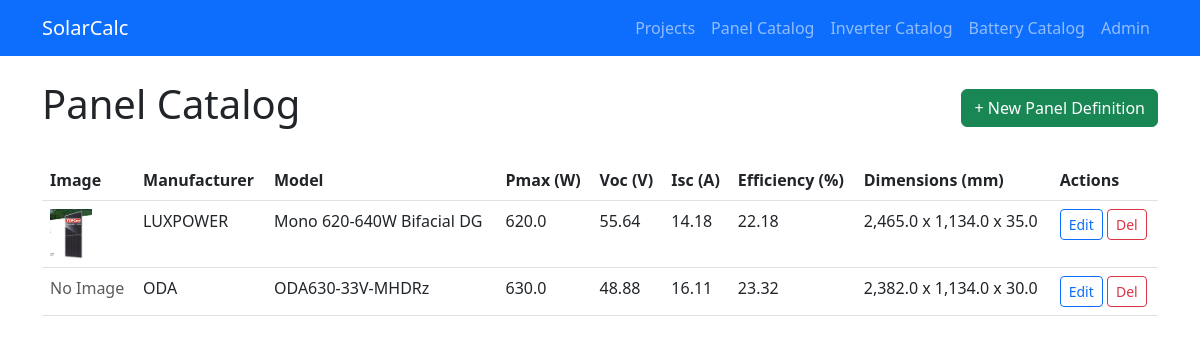
The page /panels/ on the database its author committed.
### design/models.py (models this page shows, shortened)
class Panel(models.Model):
    manufacturer = models.CharField(max_length=100)
    model_name = models.CharField(max_length=100)
    image = models.ImageField(upload_to='panels/', null=True, blank=True)
    pmax = models.FloatField(help_text="Maximum Power (Pmax) in Watts", default=0.0)
    voc = models.FloatField(help_text="Open Circuit Voltage (Voc) in Volts", default=0.0)
    isc = models.FloatField(help_text="Short Circuit Current (Isc) in Amps", default=0.0)
    vmpp = models.FloatField(help_text="Voltage at Maximum Power (Vmpp) in Volts", default=0.0)
    impp = models.FloatField(help_text="Current at Maximum Power (Impp) in Amps", default=0.0)
    efficiency = models.FloatField(help_text="Module Efficiency (%)", default=0.0)
    temp_coeff_voc = models.FloatField(help_text="Temp. Coeff of Voc (%/°C)", default=-0.3, null=True, blank=True)
    temp_coeff_pmax = models.FloatField(help_text="Temp. Coeff of Pmax (%/°C)", default=-0.4, null=True, blank=True)
    length_mm = models.FloatField(help_text="Length in mm", default=0.0)
    width_mm = models.FloatField(help_text="Width in mm", default=0.0)
    thickness_mm = models.FloatField(help_text="Thickness/Depth in mm", null=True, blank=True)
    weight_kg = models.FloatField(help_text="Weight in kg", null=True, blank=True)
    created_at = models.DateTimeField(auto_now_add=True)

### design/views.py (the view)
# urls.py: path('panels/', views.PanelListView.as_view(), name='panel_list'),
class PanelListView(ListView):
    model = Panel
    template_name = 'design/panel_list.html'
    context_object_name = 'panels'

### design/templates/design/panel_list.html
{% extends 'design/base.html' %}
{% block content %}
<div class="d-flex justify-content-between align-items-center mb-4">
    <h1>Panel Catalog</h1>
    <a href="{% url 'panel_create' %}" class="btn btn-success">+ New Panel Definition</a>
</div>
<div class="table-responsive">
    <table class="table table-hover">
        <thead>
            <tr>
                <th>Image</th>
                <th>Manufacturer</th>
                <th>Model</th>
                <th>Pmax (W)</th>
                <th>Voc (V)</th>
                <th>Isc (A)</th>
                <th>Efficiency (%)</th>
                <th>Dimensions (mm)</th>
                <th>Actions</th>
            </tr>
        </thead>
        <tbody>
            {% for panel in panels %}
            <tr>
                <td>
                    {% if panel.image %}
                        <img src="{{ panel.image.url }}" alt="{{ panel.model_name }}" style="height: 50px; width: auto;">
                    {% else %}
                        <span class="text-muted">No Image</span>
                    {% endif %}
                </td>
                <td>{{ panel.manufacturer }}</td>
                <td>{{ panel.model_name }}</td>
                <td>{{ panel.pmax }}</td>
                <td>{{ panel.voc }}</td>
                <td>{{ panel.isc }}</td>
                <td>{{ panel.efficiency }}</td>
                <td>{{ panel.length_mm }} x {{ panel.width_mm }} x {{ panel.thickness_mm|default:"-" }}</td>
                <td>
                    <a href="{% url 'panel_edit' panel.pk %}" class="btn btn-sm btn-outline-primary">Edit</a>
                    <a href="{% url 'panel_delete' panel.pk %}" class="btn btn-sm btn-outline-danger">Del</a>
                </td>
            </tr>
            {% empty %}
            <tr>
                <td colspan="7" class="text-center text-muted">No panels defined yet.</td>
            </tr>
            {% endfor %}
        </tbody>
    </table>
</div>
{% endblock %}

### rows shown on the page
Panel: image (picture), manufacturer "LUXPOWER", model_name "Mono 620-640W Bifacial DG", pmax "620.0", voc "55.64", isc "14.18", efficiency "22.18", length_mm "2,465.0", width_mm "1,134.0", thickness_mm "35.0"
Panel: image "No Image", manufacturer "ODA", model_name "ODA630-33V-MHDRz", pmax "630.0", voc "48.88", isc "16.11", efficiency "23.32", length_mm "2,382.0", width_mm "1,134.0", thickness_mm "30.0"
